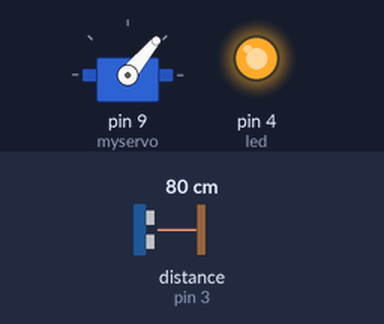
Bench run of a sketch on a simulated Arduino Uno, built with avr-gcc and run on an emulated ATmega328P. Parts: servo, output pins drawn as LEDs (lit = HIGH). Wiring (inferred from the names in the program): ultrasonic range finder: trigger pin 2; echo pin 3. Inputs (shaded band) come from the test bench; at power-on: distance to the obstacle (sensor on pin 3) 80 cm. The echo pulse lasts 58.3 µs per cm; pins used as bus, display or sensor lines are not drawn; what the sketch prints to the serial monitor is not drawn.

Above: at 1.8 s.
1.9 s: distance to the obstacle (sensor on pin 3) set to 2 cm
At 2.8 s:
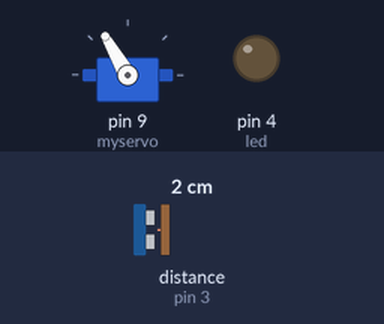
3.5 s: distance to the obstacle (sensor on pin 3) set to 9 cm
5.2 s: distance to the obstacle (sensor on pin 3) set to 12 cm
At 7.2 s:
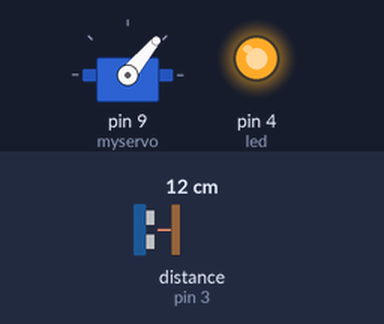
7.5 s: distance to the obstacle (sensor on pin 3) set to 4 cm
At 8.8 s:
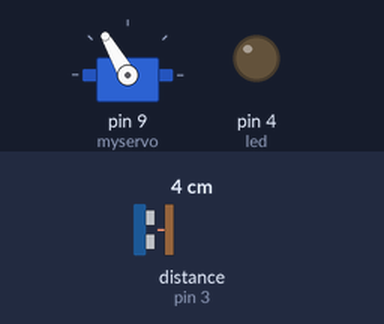
Timing chart, 0 to 10.5 s (numbered marks = the images above; inputs shaded):
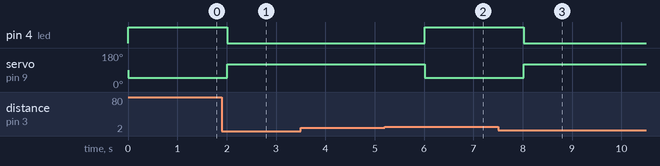

The sketch:

sensor.ino
```cpp
#include <Servo.h>

#define trigPin 2
#define echoPin 3
#define led 4

Servo myservo;  // create servo object to control a servo

void setup() {
  Serial.begin (9600);
  pinMode(trigPin, OUTPUT);
  pinMode(echoPin, INPUT);
  pinMode(led, OUTPUT);
  myservo.attach(9);  // attaches the servo on pin 9 to the servo object
}

void loop() {
  long duration, distance;
  digitalWrite(trigPin, LOW);  // Added this line
  delayMicroseconds(2); // Added this line
  digitalWrite(trigPin, HIGH);
  delayMicroseconds(10); // Added this line
  digitalWrite(trigPin, LOW);
  duration = pulseIn(echoPin, HIGH);
  distance = (duration/2) / 29.1;

  if (distance < 10) {  // This is where the LED On/Off happens
    Serial.write(4);
    digitalWrite(led,LOW);
    myservo.write(120);                  // sets the servo position according to the scaled value
    delay(1000);
  }
  else {
    digitalWrite(led,HIGH);
    myservo.write(50);
    delay(1000);
  }
}
```

Measured:
- the behaviour switches between 10 and 11 cm on distance to the obstacle (sensor on pin 3) (found by bisection; images 1 and 2)
- after the input at 1.9 s, pin 4 (led): HIGH → LOW after 0.11 s; servo on pin 9 (myservo): 50° → 120° after 0.11 s
- after the input at 3.5 s, every drawn part: stays the same
- after the input at 5.2 s, pin 4 (led): LOW → HIGH after 0.82 s; servo on pin 9 (myservo): 120° → 50° after 0.82 s
- after the input at 7.5 s, pin 4 (led): HIGH → LOW after 0.52 s; servo on pin 9 (myservo): 50° → 120° after 0.52 s
